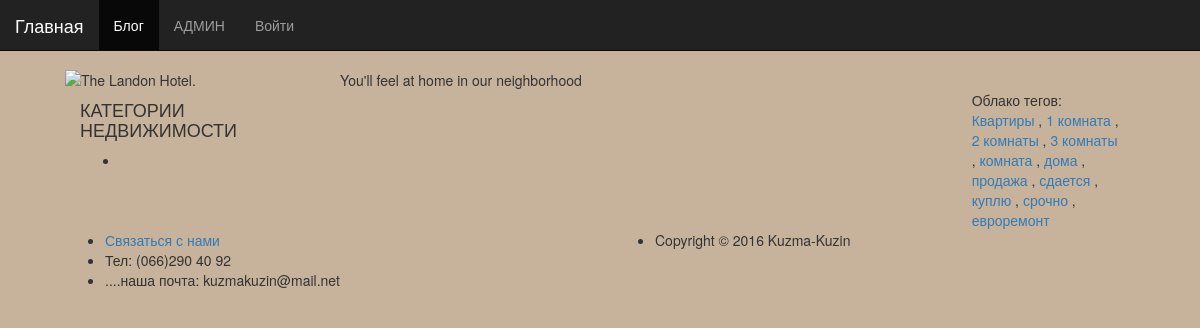
Page /basicview/cloudteg/1/ on the committed database.
### article/models.py (models this page shows, shortened)
class Cloudtegs(models.Model):
    class Meta():
        db_table = 'cloudtegs'
        verbose_name = "тег"
        verbose_name_plural = "Облако тегов"
    name = models.CharField(max_length=50, unique=True, verbose_name='Теги')
    def __str__(self):
        return self.name

### article/views.py (the view)
# urls.py: url(r'^cloudteg/(?P<id>\d+)/$', views.cloudtegs),
def cloudtegs(request, id):
    args = {}
    args['cloudtegs'] = Cloudtegs.objects.all()
    args['cloud_s'] = Cloudtegs.objects.get(id=id)
    args['articles'] = Article.objects.filter(cloudtegs__name__exact=args['cloud_s'])
    args['projects'] = Category.objects.all()
    args['username'] = auth.get_user(request).username
    return render(request, 'cloudpage.html', args)

### article/templates/cloudpage.html (shortened to what this page needs)
{% extends 'main.html' %}

### article/templates/main.html (shortened to what this page needs)
﻿{% load staticfiles %}
{% load bootstrap3 %}
{% load mptt_tags %}
{% load i18n mptt_tags %}
<!DOCTYPE html>
<html>
    <head>
        {% bootstrap_css %}
    <link href="{% static 'css/mystyle.css' %}" rel="stylesheet">
    </head>
    <body>
        <div class="container-fluid">
            <header class="row">
			    <div class="col-sm-3 logo"><img src="../images/logo.png" alt="The Landon Hotel. "></div>
			    <div class="col-sm-9 tagline">You'll feel at home in our neighborhood</div>
		    </header>
            <div class="row">
                <nav class="navbar navbar-inverse navbar-fixed-top">
                    <div class="container-fluid">
                        <div class="navbar-header">
                            <a class="navbar-brand" href="{% url 'home' %}">Главная</a>
                         </div>
                         <div id="navbar" class="collapse navbar-collapse">
                               <ul class="nav navbar-nav">
                                   <li class="active"><a href="{% url '/' %}">Блог</a></li>
                                   <li><a href="/admin/">АДМИН</a></li>
                                   <li>
                                       {% if username %}
                                           <a href="/auth/logout/">Выйти ({{ username }})</a>
                                       {% else %}
                                           <a href="/auth/login/">Войти</a>
                                       {% endif %}
                                   </li>
                               </ul>
                         </div>
                    </div>
                </nav>
            </div>
            <div class="row">
                <div class="col-md-12">
                    <div class="col-md-2">
                        <h4>КАТЕГОРИИ НЕДВИЖИМОСТИ</h4>
                        <ul>
                            {% recursetree projects %}
                                <li>
                                </li>
                            {% endrecursetree %}
                        </ul>
                    </div>
                    <div class="col-md-8">
                    </div>
                    <div class="col-md-2">
                        Облако тегов:
                         {% for cloudteg in cloudtegs %}
                             <a class="fones-text" href="/cloudteg/{{ cloudteg.id }}">
                                 {{ cloudteg }}
                             </a>
                             {% if not forloop.last %}, {% endif %}
                         {% endfor %}
                    </div>
                </div>
            </div>
            <footer>
                <div class="row">
                    <div class="col-md-6">
                        <ul>
                            <li><a href="#">Связаться с нами</a></li>
                            <li>Тел: (066)290 40 92</li>
                            <li>....наша почта: kuzmakuzin@mail.net</li>
                        </ul>
                    </div>
                    <div class="col-md-6">
                        <ul>
                            <li>Copyright © 2016 Kuzma-Kuzin</li>
                        </ul>
                    </div>
                </div>
            </footer>
        </div>
    </body>
</html>

### secondapp/dev_static/css/mystyle.css (style rules this page uses)
body { background: #c7b39b; padding: 50px; }

### rows in the picture
Cloudtegs: name "Квартиры"
Cloudtegs: name "1 комната"
Cloudtegs: name "2 комнаты"
Cloudtegs: name "3 комнаты"
Cloudtegs: name "комната"
Cloudtegs: name "дома"
Cloudtegs: name "продажа"
Cloudtegs: name "сдается"
Cloudtegs: name "куплю"
Cloudtegs: name "срочно"
Cloudtegs: name "евроремонт"
